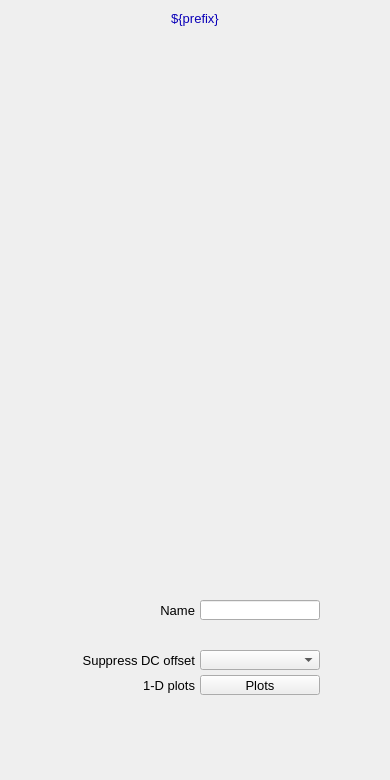
<?xml version="1.0" ?>
<ui version="4.0">
  <class>Dialog</class>
  <widget class="QWidget" name="screen">
    <property name="geometry">
      <rect>
        <x>362</x>
        <y>68</y>
        <width>390</width>
        <height>780</height>
      </rect>
    </property>
    <property name="styleSheet">
      <string notr="true">QWidget#screen {
  color: rgb(0, 0, 0);
  background-color: rgb(187, 187, 187);
  }</string>
    </property>
    <property name="windowTitle">
      <string>NDFFT</string>
    </property>
    <widget class="PyDMDrawingRectangle" name="rectangle">
      <property name="geometry">
        <rect>
          <x>0</x>
          <y>5</y>
          <width>390</width>
          <height>25</height>
        </rect>
      </property>
      <property name="brush" stdset="0">
        <brush brushstyle="SolidPattern">
          <color alpha="255">
            <red>218</red>
            <green>218</green>
            <blue>218</blue>
          </color>
        </brush>
      </property>
      <property name="penStyle" stdset="0">
        <enum>Qt::SolidLine</enum>
      </property>
      <property name="penColor" stdset="0">
        <color>
          <red>218</red>
          <green>218</green>
          <blue>218</blue>
        </color>
      </property>
      <property name="penWidth" stdset="0">
        <double>0</double>
      </property>
      <property name="penCapStyle" stdset="0">
        <enum>Qt::FlatCap</enum>
      </property>
      <property name="toolTip">
        <string>rectangle</string>
      </property>
    </widget>
    <widget class="QLabel" name="text">
      <property name="geometry">
        <rect>
          <x>87</x>
          <y>6</y>
          <width>216</width>
          <height>25</height>
        </rect>
      </property>
      <property name="text">
        <string>${prefix}</string>
      </property>
      <property name="font" stdset="0">
        <font>
          <pointsize>10</pointsize>
        </font>
      </property>
      <property name="brush" stdset="0">
        <brush brushstyle="SolidPattern">
          <color alpha="255">
            <red>10</red>
            <green>0</green>
            <blue>184</blue>
          </color>
        </brush>
      </property>
      <property name="toolTip">
        <string>text</string>
      </property>
      <property name="alignment">
        <set>Qt::AlignCenter</set>
      </property>
      <property name="styleSheet">
        <string notr="true">QLabel#text {
  color: rgb(10, 0, 184);
  }</string>
      </property>
    </widget>
    <widget class="PyDMEmbeddedDisplay" name="composite">
      <property name="geometry">
        <rect>
          <x>5</x>
          <y>35</y>
          <width>380</width>
          <height>555</height>
        </rect>
      </property>
      <property name="toolTip">
        <string>composite</string>
      </property>
      <property name="filename" stdset="0">
        <string>PluginBase_V30.ui</string>
      </property>
    </widget>
    <widget class="PyDMFrame" name="composite_1">
      <property name="geometry">
        <rect>
          <x>5</x>
          <y>595</y>
          <width>380</width>
          <height>180</height>
        </rect>
      </property>
      <widget class="PyDMDrawingRectangle" name="rectangle_1">
        <property name="geometry">
          <rect>
            <x>0</x>
            <y>0</y>
            <width>380</width>
            <height>180</height>
          </rect>
        </property>
        <property name="brush" stdset="0">
          <brush brushstyle="NoBrush">
            <color alpha="255">
              <red>0</red>
              <green>0</green>
              <blue>0</blue>
            </color>
          </brush>
        </property>
        <property name="penStyle" stdset="0">
          <enum>Qt::SolidLine</enum>
        </property>
        <property name="penColor" stdset="0">
          <color>
            <red>0</red>
            <green>0</green>
            <blue>0</blue>
          </color>
        </property>
        <property name="penWidth" stdset="0">
          <double>1</double>
        </property>
        <property name="penCapStyle" stdset="0">
          <enum>Qt::FlatCap</enum>
        </property>
        <property name="toolTip">
          <string>rectangle_1</string>
        </property>
      </widget>
      <widget class="QLabel" name="text_1">
        <property name="geometry">
          <rect>
            <x>10</x>
            <y>55</y>
            <width>180</width>
            <height>20</height>
          </rect>
        </property>
        <property name="text">
          <string>Suppress DC offset</string>
        </property>
        <property name="font" stdset="0">
          <font>
            <pointsize>10</pointsize>
          </font>
        </property>
        <property name="brush" stdset="0">
          <brush brushstyle="SolidPattern">
            <color alpha="255">
              <red>0</red>
              <green>0</green>
              <blue>0</blue>
            </color>
          </brush>
        </property>
        <property name="toolTip">
          <string>text_1</string>
        </property>
        <property name="alignment">
          <set>Qt::AlignRight|Qt::AlignTrailing|Qt::AlignVCenter</set>
        </property>
        <property name="styleSheet">
          <string notr="true">QLabel#text_1 {
  color: rgb(0, 0, 0);
  }</string>
        </property>
      </widget>
      <widget class="PyDMEnumComboBox" name="menu">
        <property name="geometry">
          <rect>
            <x>195</x>
            <y>55</y>
            <width>120</width>
            <height>20</height>
          </rect>
        </property>
        <property name="toolTip">
          <string>${prefix}FFTSuppressDC</string>
        </property>
        <property name="channel" stdset="0">
          <string>ca://${prefix}FFTSuppressDC</string>
        </property>
        <property name="font" stdset="0">
          <font>
            <pointsize>10</pointsize>
          </font>
        </property>
        <property name="styleSheet">
          <string notr="true">PyDMEnumComboBox#menu {
  color: rgb(0, 0, 0);
  background-color: rgb(115, 223, 255);
  }</string>
        </property>
      </widget>
      <widget class="PyDMRelatedDisplayButton" name="related_display">
        <property name="geometry">
          <rect>
            <x>195</x>
            <y>80</y>
            <width>120</width>
            <height>20</height>
          </rect>
        </property>
        <property name="toolTip">
          <string>Plots</string>
        </property>
        <property name="text">
          <string>Plots</string>
        </property>
        <property name="showIcon" stdset="0">
          <bool>true</bool>
        </property>
        <property name="font" stdset="0">
          <font>
            <pointsize>10</pointsize>
          </font>
        </property>
        <property name="styleSheet">
          <string notr="true">PyDMRelatedDisplayButton#related_display {
  color: rgb(0, 0, 0);
  background-color: rgb(115, 223, 255);
  }</string>
        </property>
        <property name="titles" stdset="0">
          <stringlist>
            <string>Time series</string>
            <string>FFT abs. value</string>
            <string>FFT real</string>
            <string>FFT Imaginary</string>
            <string>Combined</string>
            <string/>
            <string/>
            <string/>
            <string/>
            <string/>
            <string/>
            <string/>
            <string/>
            <string/>
            <string/>
          </stringlist>
        </property>
        <property name="filenames" stdset="0">
          <stringlist>
            <string>FFTTimeSeriesPlot_V30.ui</string>
            <string>FFTFreqSpectrumPlot_V30.ui</string>
            <string>FFTFreqSpectrumPlot_V30.ui</string>
            <string>FFTFreqSpectrumPlot_V30.ui</string>
            <string>FFTPlotAll_V30.ui</string>
            <string>.ui</string>
            <string>.ui</string>
            <string>.ui</string>
            <string>.ui</string>
            <string>.ui</string>
            <string>.ui</string>
            <string>.ui</string>
            <string>l.ui</string>
            <string>.ui</string>
            <string>.ui</string>
          </stringlist>
        </property>
        <property name="macros" stdset="0">
          <stringlist>
            <string>P=${P},RTS=${RTS},R=${R}</string>
            <string>P=${P},RTS=${RTS},R=${R},S=FFTAbsValue</string>
            <string>P=${P},RTS=${RTS},R=${R},S=FFTReal</string>
            <string>P=${P},RTS=${RTS},R=${R},S=FFTImaginary</string>
            <string>P=${P},RTS=${RTS},R=${R}</string>
            <string/>
            <string/>
            <string/>
            <string/>
            <string/>
            <string/>
            <string/>
            <string/>
            <string/>
            <string/>
          </stringlist>
        </property>
        <property name="openInNewWindow" stdset="0">
          <bool>true</bool>
        </property>
      </widget>
      <widget class="QLabel" name="text_2">
        <property name="geometry">
          <rect>
            <x>100</x>
            <y>80</y>
            <width>90</width>
            <height>20</height>
          </rect>
        </property>
        <property name="text">
          <string>1-D plots</string>
        </property>
        <property name="font" stdset="0">
          <font>
            <pointsize>10</pointsize>
          </font>
        </property>
        <property name="brush" stdset="0">
          <brush brushstyle="SolidPattern">
            <color alpha="255">
              <red>0</red>
              <green>0</green>
              <blue>0</blue>
            </color>
          </brush>
        </property>
        <property name="toolTip">
          <string>text_2</string>
        </property>
        <property name="alignment">
          <set>Qt::AlignRight|Qt::AlignTrailing|Qt::AlignVCenter</set>
        </property>
        <property name="styleSheet">
          <string notr="true">QLabel#text_2 {
  color: rgb(0, 0, 0);
  }</string>
        </property>
      </widget>
      <widget class="PyDMFrame" name="composite_2">
        <property name="geometry">
          <rect>
            <x>60</x>
            <y>30</y>
            <width>255</width>
            <height>20</height>
          </rect>
        </property>
        <widget class="QLabel" name="text_3">
          <property name="geometry">
            <rect>
              <x>5</x>
              <y>595</y>
              <width>130</width>
              <height>20</height>
            </rect>
          </property>
          <property name="text">
            <string>FFT direction</string>
          </property>
          <property name="font" stdset="0">
            <font>
              <pointsize>10</pointsize>
            </font>
          </property>
          <property name="brush" stdset="0">
            <brush brushstyle="SolidPattern">
              <color alpha="255">
                <red>0</red>
                <green>0</green>
                <blue>0</blue>
              </color>
            </brush>
          </property>
          <property name="toolTip">
            <string>text_3</string>
          </property>
          <property name="alignment">
            <set>Qt::AlignRight|Qt::AlignTrailing|Qt::AlignVCenter</set>
          </property>
          <property name="styleSheet">
            <string notr="true">QLabel#text_3 {
  color: rgb(0, 0, 0);
  }</string>
          </property>
        </widget>
        <widget class="PyDMEnumComboBox" name="menu_1">
          <property name="geometry">
            <rect>
              <x>140</x>
              <y>595</y>
              <width>120</width>
              <height>20</height>
            </rect>
          </property>
          <property name="toolTip">
            <string>${prefix}FFTDirection</string>
          </property>
          <property name="channel" stdset="0">
            <string>ca://${prefix}FFTDirection</string>
          </property>
          <property name="font" stdset="0">
            <font>
              <pointsize>10</pointsize>
            </font>
          </property>
          <property name="styleSheet">
            <string notr="true">PyDMEnumComboBox#menu_1 {
  color: rgb(0, 0, 0);
  background-color: rgb(115, 223, 255);
  }</string>
          </property>
        </widget>
      </widget>
      <widget class="QLabel" name="text_4">
        <property name="geometry">
          <rect>
            <x>150</x>
            <y>5</y>
            <width>40</width>
            <height>20</height>
          </rect>
        </property>
        <property name="text">
          <string>Name</string>
        </property>
        <property name="font" stdset="0">
          <font>
            <pointsize>10</pointsize>
          </font>
        </property>
        <property name="brush" stdset="0">
          <brush brushstyle="SolidPattern">
            <color alpha="255">
              <red>0</red>
              <green>0</green>
              <blue>0</blue>
            </color>
          </brush>
        </property>
        <property name="toolTip">
          <string>text_4</string>
        </property>
        <property name="alignment">
          <set>Qt::AlignRight|Qt::AlignTrailing|Qt::AlignVCenter</set>
        </property>
        <property name="styleSheet">
          <string notr="true">QLabel#text_4 {
  color: rgb(0, 0, 0);
  }</string>
        </property>
      </widget>
      <widget class="PyDMLineEdit" name="text_entry">
        <property name="geometry">
          <rect>
            <x>195</x>
            <y>5</y>
            <width>120</width>
            <height>20</height>
          </rect>
        </property>
        <property name="channel" stdset="0">
          <string>ca://${prefix}Name</string>
        </property>
        <property name="toolTip">
          <string>${prefix}Name</string>
        </property>
        <property name="font" stdset="0">
          <font>
            <pointsize>10</pointsize>
          </font>
        </property>
        <property name="styleSheet">
          <string notr="true">PyDMLineEdit#text_entry {
  color: rgb(0, 0, 0);
  background-color: rgb(115, 223, 255);
  border: 1px solid black;
  margin: 0px;
  padding: 0px;
  spacing: 0px;
  }</string>
        </property>
      </widget>
      <widget class="PyDMFrame" name="composite_3">
        <property name="geometry">
          <rect>
            <x>20</x>
            <y>105</y>
            <width>295</width>
            <height>20</height>
          </rect>
        </property>
        <widget class="QLabel" name="text_5">
          <property name="geometry">
            <rect>
              <x>5</x>
              <y>595</y>
              <width>170</width>
              <height>20</height>
            </rect>
          </property>
          <property name="text">
            <string>Number to average</string>
          </property>
          <property name="font" stdset="0">
            <font>
              <pointsize>10</pointsize>
            </font>
          </property>
          <property name="brush" stdset="0">
            <brush brushstyle="SolidPattern">
              <color alpha="255">
                <red>0</red>
                <green>0</green>
                <blue>0</blue>
              </color>
            </brush>
          </property>
          <property name="toolTip">
            <string>text_5</string>
          </property>
          <property name="alignment">
            <set>Qt::AlignRight|Qt::AlignTrailing|Qt::AlignVCenter</set>
          </property>
          <property name="styleSheet">
            <string notr="true">QLabel#text_5 {
  color: rgb(0, 0, 0);
  }</string>
          </property>
        </widget>
        <widget class="PyDMLineEdit" name="text_entry_1">
          <property name="geometry">
            <rect>
              <x>180</x>
              <y>595</y>
              <width>120</width>
              <height>20</height>
            </rect>
          </property>
          <property name="channel" stdset="0">
            <string>ca://${prefix}FFTNumAverage</string>
          </property>
          <property name="toolTip">
            <string>${prefix}FFTNumAverage</string>
          </property>
          <property name="font" stdset="0">
            <font>
              <pointsize>10</pointsize>
            </font>
          </property>
          <property name="styleSheet">
            <string notr="true">PyDMLineEdit#text_entry_1 {
  color: rgb(0, 0, 0);
  background-color: rgb(115, 223, 255);
  border: 1px solid black;
  margin: 0px;
  padding: 0px;
  spacing: 0px;
  }</string>
          </property>
        </widget>
      </widget>
      <widget class="PyDMFrame" name="composite_4">
        <property name="geometry">
          <rect>
            <x>40</x>
            <y>130</y>
            <width>275</width>
            <height>20</height>
          </rect>
        </property>
        <widget class="QLabel" name="text_6">
          <property name="geometry">
            <rect>
              <x>5</x>
              <y>595</y>
              <width>150</width>
              <height>20</height>
            </rect>
          </property>
          <property name="text">
            <string>Number averaged</string>
          </property>
          <property name="font" stdset="0">
            <font>
              <pointsize>10</pointsize>
            </font>
          </property>
          <property name="brush" stdset="0">
            <brush brushstyle="SolidPattern">
              <color alpha="255">
                <red>0</red>
                <green>0</green>
                <blue>0</blue>
              </color>
            </brush>
          </property>
          <property name="toolTip">
            <string>text_6</string>
          </property>
          <property name="alignment">
            <set>Qt::AlignRight|Qt::AlignTrailing|Qt::AlignVCenter</set>
          </property>
          <property name="styleSheet">
            <string notr="true">QLabel#text_6 {
  color: rgb(0, 0, 0);
  }</string>
          </property>
        </widget>
        <widget class="PyDMLabel" name="text_update">
          <property name="geometry">
            <rect>
              <x>160</x>
              <y>596</y>
              <width>120</width>
              <height>18</height>
            </rect>
          </property>
          <property name="toolTip">
            <string>PV: ${prefix}FFTNumAveraged</string>
          </property>
          <property name="channel" stdset="0">
            <string>ca://${prefix}FFTNumAveraged</string>
          </property>
          <property name="font" stdset="0">
            <font>
              <pointsize>10</pointsize>
            </font>
          </property>
          <property name="alignment">
            <set>Qt::AlignLeading|Qt::AlignLeft|Qt::AlignVCenter</set>
          </property>
          <property name="textInteractionFlags">
            <set>Qt::TextSelectableByKeyboard|Qt::TextSelectableByMouse</set>
          </property>
          <property name="styleSheet">
            <string notr="true">PyDMLabel#text_update {
  color: rgb(10, 0, 184);
  background-color: rgb(187, 187, 187);
  }</string>
          </property>
        </widget>
      </widget>
      <widget class="PyDMFrame" name="composite_5">
        <property name="geometry">
          <rect>
            <x>60</x>
            <y>155</y>
            <width>253</width>
            <height>20</height>
          </rect>
        </property>
        <widget class="QLabel" name="text_7">
          <property name="geometry">
            <rect>
              <x>5</x>
              <y>595</y>
              <width>130</width>
              <height>20</height>
            </rect>
          </property>
          <property name="text">
            <string>Reset average</string>
          </property>
          <property name="font" stdset="0">
            <font>
              <pointsize>10</pointsize>
            </font>
          </property>
          <property name="brush" stdset="0">
            <brush brushstyle="SolidPattern">
              <color alpha="255">
                <red>0</red>
                <green>0</green>
                <blue>0</blue>
              </color>
            </brush>
          </property>
          <property name="toolTip">
            <string>text_7</string>
          </property>
          <property name="alignment">
            <set>Qt::AlignRight|Qt::AlignTrailing|Qt::AlignVCenter</set>
          </property>
          <property name="styleSheet">
            <string notr="true">QLabel#text_7 {
  color: rgb(0, 0, 0);
  }</string>
          </property>
        </widget>
        <widget class="PyDMPushButton" name="message_button">
          <property name="geometry">
            <rect>
              <x>140</x>
              <y>595</y>
              <width>118</width>
              <height>20</height>
            </rect>
          </property>
          <property name="text">
            <string>Reset average</string>
          </property>
          <property name="font" stdset="0">
            <font>
              <pointsize>10</pointsize>
            </font>
          </property>
          <property name="toolTip">
            <string>${prefix}FFTResetAverage</string>
          </property>
          <property name="channel" stdset="0">
            <string>ca://${prefix}FFTResetAverage</string>
          </property>
          <property name="pressValue" stdset="0">
            <string>1</string>
          </property>
          <property name="styleSheet">
            <string notr="true">PyDMPushButton#message_button {
  color: rgb(0, 0, 0);
  background-color: rgb(115, 223, 255);
  }</string>
          </property>
        </widget>
      </widget>
    </widget>
  </widget>
  <customwidgets>
    <customwidget>
      <class>PyDMDrawingRectangle</class>
      <extends>QWidget</extends>
      <header>pydm.widgets.drawing</header>
    </customwidget>
    <customwidget>
      <class>PyDMLabel</class>
      <extends>QLabel</extends>
      <header>pydm.widgets.label</header>
    </customwidget>
    <customwidget>
      <class>PyDMEmbeddedDisplay</class>
      <extends>QFrame</extends>
      <header>pydm.widgets.embedded_display</header>
    </customwidget>
    <customwidget>
      <class>PyDMFrame</class>
      <extends>QFrame</extends>
      <header>pydm.widgets.frame</header>
    </customwidget>
    <customwidget>
      <class>PyDMEnumComboBox</class>
      <extends>QComboBox</extends>
      <header>pydm.widgets.enum_combo_box</header>
    </customwidget>
    <customwidget>
      <class>PyDMRelatedDisplayButton</class>
      <extends>QPushButton</extends>
      <header>pydm.widgets.related_display_button</header>
    </customwidget>
    <customwidget>
      <class>PyDMLineEdit</class>
      <extends>QLineEdit</extends>
      <header>pydm.widgets.line_edit</header>
    </customwidget>
    <customwidget>
      <class>PyDMPushButton</class>
      <extends>QPushButton</extends>
      <header>pydm.widgets.pushbutton</header>
    </customwidget>
  </customwidgets>
</ui>
